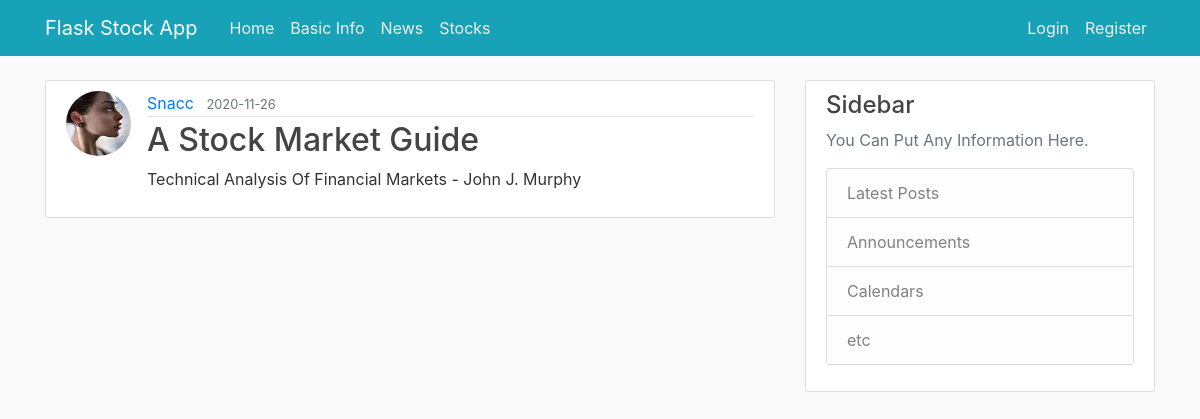
Screenshot of /post/2 with the database file from the repository.
### stockapp/models.py (models this page shows, shortened)
class User(db.Model, UserMixin):
    id = db.Column(db.Integer, primary_key=True)
    username = db.Column(db.String(20), unique=True, nullable=False)
    email = db.Column(db.String(120), unique=True, nullable=False)
    image_file = db.Column(db.String(20), nullable=False, default="default.jpg")
    password = db.Column(db.String(60), nullable=False)
    posts = db.relationship("Post", backref="author", lazy=True)

class Post(db.Model):
    id = db.Column(db.Integer, primary_key=True)
    title = db.Column(db.String(100), nullable=False)
    date_posted = db.Column(db.DateTime, nullable=False, default=datetime.utcnow)
    content = db.Column(db.Text, nullable=False)
    user_id = db.Column(db.Integer, db.ForeignKey("user.id"), nullable=False)

### stockapp/routes.py (the view)
@app.route("/post/<int:post_id>")
def post(post_id):
    post = Post.query.get_or_404(post_id)
    return render_template("post.html", title=post.title, post=post)

### stockapp/templates/post.html (shortened to what this page needs)
{% extends "layout.html" %}
{% block content %}
	<article class="media content-section">
		<img class="rounded-circle article-img" src="{{ url_for('static', filename='profile_pics/' + post.author.image_file) }}">
		<div class="media-body">
		<div class="article-metadata">
			<a class="mr-2" href="#">{{ post.author.username }}</a>
			<small class="text-muted">{{ post.date_posted.strftime('%Y-%m-%d') }}</small>
		</div>
		<h2 class="article-title">{{ post.title }}</h2>
		<p class="article-content">{{ post.content }}</p>
		</div>
	</article>
{% endblock content %}

### stockapp/static/main.css (style rules this page uses)
body { background: #fafafa; color: #333333; margin-top: 5rem; }
h1, h2, h3, h4, h5, h6 { color: #444444; }
.content-section { background: #ffffff; padding: 10px 20px; border: 1px solid #dddddd; border-radius: 3px; margin-bottom: 20px; }
.article-title { color: #444444; }
.article-content { white-space: pre-line; }
.article-img { height: 65px; width: 65px; margin-right: 16px; }
.article-metadata { padding-bottom: 1px; margin-bottom: 4px; border-bottom: 1px solid #e3e3e3 }

### rows the page displays
User: image_file (picture), author.username "Snacc"
Post: date_posted "2020-11-26", title "A Stock Market Guide", content "Technical Analysis Of Financial Markets - John J. Murphy"
